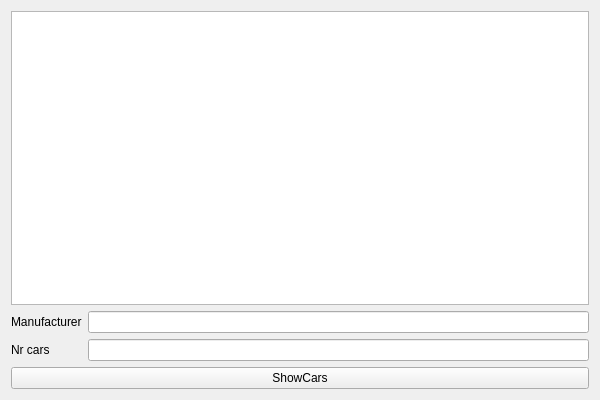
<?xml version="1.0" encoding="UTF-8"?>
<ui version="4.0">
 <class>GUIClass</class>
 <widget class="QWidget" name="GUIClass">
  <property name="geometry">
   <rect>
    <x>0</x>
    <y>0</y>
    <width>600</width>
    <height>400</height>
   </rect>
  </property>
  <property name="windowTitle">
   <string>GUI</string>
  </property>
  <layout class="QVBoxLayout" name="verticalLayout">
   <item>
    <widget class="QListWidget" name="carsList"/>
   </item>
   <item>
    <layout class="QFormLayout" name="formLayout">
     <item row="0" column="0">
      <widget class="QLabel" name="label">
       <property name="text">
        <string>Manufacturer</string>
       </property>
      </widget>
     </item>
     <item row="0" column="1">
      <widget class="QLineEdit" name="manufacturerEdit"/>
     </item>
     <item row="1" column="0">
      <widget class="QLabel" name="label_2">
       <property name="text">
        <string>Nr cars</string>
       </property>
      </widget>
     </item>
     <item row="1" column="1">
      <widget class="QLineEdit" name="carsEdit"/>
     </item>
    </layout>
   </item>
   <item>
    <widget class="QPushButton" name="showButton">
     <property name="text">
      <string>ShowCars</string>
     </property>
    </widget>
   </item>
  </layout>
 </widget>
 <layoutdefault spacing="6" margin="11"/>
 <resources>
  <include location="GUI.qrc"/>
 </resources>
 <connections/>
</ui>
